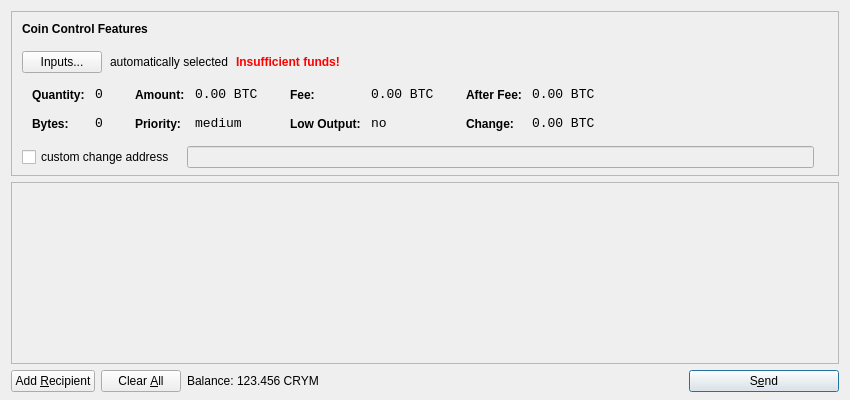
<?xml version="1.0" encoding="UTF-8"?>
<ui version="4.0">
 <class>SendCoinsDialog</class>
 <widget class="QDialog" name="SendCoinsDialog">
  <property name="geometry">
   <rect>
    <x>0</x>
    <y>0</y>
    <width>850</width>
    <height>400</height>
   </rect>
  </property>
  <property name="windowTitle">
   <string>Send Coins</string>
  </property>
  <layout class="QVBoxLayout" name="verticalLayout" stretch="0,1,0">
   <property name="bottomMargin">
    <number>8</number>
   </property>
   <item>
    <widget class="QFrame" name="frameCoinControl">
     <property name="sizePolicy">
      <sizepolicy hsizetype="Expanding" vsizetype="Expanding">
       <horstretch>0</horstretch>
       <verstretch>0</verstretch>
      </sizepolicy>
     </property>
     <property name="maximumSize">
      <size>
       <width>16777215</width>
       <height>16777215</height>
      </size>
     </property>
     <property name="frameShape">
      <enum>QFrame::StyledPanel</enum>
     </property>
     <property name="frameShadow">
      <enum>QFrame::Sunken</enum>
     </property>
     <layout class="QVBoxLayout" name="verticalLayoutCoinControl2">
      <property name="spacing">
       <number>-1</number>
      </property>
      <property name="leftMargin">
       <number>0</number>
      </property>
      <property name="topMargin">
       <number>0</number>
      </property>
      <property name="rightMargin">
       <number>0</number>
      </property>
      <property name="bottomMargin">
       <number>6</number>
      </property>
      <item>
       <layout class="QVBoxLayout" name="verticalLayoutCoinControl" stretch="0,0,0,0,1">
        <property name="spacing">
         <number>0</number>
        </property>
        <property name="leftMargin">
         <number>10</number>
        </property>
        <property name="topMargin">
         <number>10</number>
        </property>
        <item>
         <layout class="QHBoxLayout" name="horizontalLayoutCoinControl1">
          <property name="bottomMargin">
           <number>15</number>
          </property>
          <item>
           <widget class="QLabel" name="labelCoinControlFeatures">
            <property name="sizePolicy">
             <sizepolicy hsizetype="Preferred" vsizetype="Maximum">
              <horstretch>0</horstretch>
              <verstretch>0</verstretch>
             </sizepolicy>
            </property>
            <property name="font">
             <font>
              <weight>75</weight>
              <bold>true</bold>
             </font>
            </property>
            <property name="styleSheet">
             <string notr="true">font-weight:bold;</string>
            </property>
            <property name="text">
             <string>Coin Control Features</string>
            </property>
           </widget>
          </item>
         </layout>
        </item>
        <item>
         <layout class="QHBoxLayout" name="horizontalLayoutCoinControl2" stretch="0,0,0,0">
          <property name="spacing">
           <number>8</number>
          </property>
          <property name="bottomMargin">
           <number>10</number>
          </property>
          <item>
           <widget class="QPushButton" name="pushButtonCoinControl">
            <property name="styleSheet">
             <string notr="true"/>
            </property>
            <property name="text">
             <string>Inputs...</string>
            </property>
           </widget>
          </item>
          <item>
           <widget class="QLabel" name="labelCoinControlAutomaticallySelected">
            <property name="text">
             <string>automatically selected</string>
            </property>
            <property name="margin">
             <number>5</number>
            </property>
           </widget>
          </item>
          <item>
           <widget class="QLabel" name="labelCoinControlInsuffFunds">
            <property name="font">
             <font>
              <weight>75</weight>
              <bold>true</bold>
             </font>
            </property>
            <property name="styleSheet">
             <string notr="true">color:red;font-weight:bold;</string>
            </property>
            <property name="text">
             <string>Insufficient funds!</string>
            </property>
            <property name="margin">
             <number>5</number>
            </property>
           </widget>
          </item>
          <item>
           <spacer name="horizontalSpacerCoinControl">
            <property name="orientation">
             <enum>Qt::Horizontal</enum>
            </property>
            <property name="sizeHint" stdset="0">
             <size>
              <width>40</width>
              <height>1</height>
             </size>
            </property>
           </spacer>
          </item>
         </layout>
        </item>
        <item>
         <widget class="QWidget" name="widgetCoinControl" native="true">
          <property name="sizePolicy">
           <sizepolicy hsizetype="Preferred" vsizetype="Preferred">
            <horstretch>0</horstretch>
            <verstretch>0</verstretch>
           </sizepolicy>
          </property>
          <property name="minimumSize">
           <size>
            <width>0</width>
            <height>0</height>
           </size>
          </property>
          <property name="styleSheet">
           <string notr="true"/>
          </property>
          <layout class="QHBoxLayout" name="horizontalLayoutCoinControl5">
           <property name="margin">
            <number>0</number>
           </property>
           <item>
            <layout class="QHBoxLayout" name="horizontalLayoutCoinControl3" stretch="0,0,0,1">
             <property name="spacing">
              <number>20</number>
             </property>
             <property name="topMargin">
              <number>0</number>
             </property>
             <property name="bottomMargin">
              <number>10</number>
             </property>
             <item>
              <layout class="QFormLayout" name="formLayoutCoinControl1">
               <property name="horizontalSpacing">
                <number>10</number>
               </property>
               <property name="verticalSpacing">
                <number>14</number>
               </property>
               <property name="leftMargin">
                <number>10</number>
               </property>
               <property name="topMargin">
                <number>4</number>
               </property>
               <property name="rightMargin">
                <number>6</number>
               </property>
               <item row="0" column="0">
                <widget class="QLabel" name="labelCoinControlQuantityText">
                 <property name="styleSheet">
                  <string notr="true">font-weight:bold;</string>
                 </property>
                 <property name="text">
                  <string>Quantity:</string>
                 </property>
                 <property name="margin">
                  <number>0</number>
                 </property>
                </widget>
               </item>
               <item row="0" column="1">
                <widget class="QLabel" name="labelCoinControlQuantity">
                 <property name="font">
                  <font>
                   <family>Monospace</family>
                   <pointsize>10</pointsize>
                  </font>
                 </property>
                 <property name="cursor">
                  <cursorShape>IBeamCursor</cursorShape>
                 </property>
                 <property name="contextMenuPolicy">
                  <enum>Qt::ActionsContextMenu</enum>
                 </property>
                 <property name="text">
                  <string notr="true">0</string>
                 </property>
                 <property name="margin">
                  <number>0</number>
                 </property>
                 <property name="textInteractionFlags">
                  <set>Qt::LinksAccessibleByMouse|Qt::TextSelectableByKeyboard|Qt::TextSelectableByMouse</set>
                 </property>
                </widget>
               </item>
               <item row="1" column="0">
                <widget class="QLabel" name="labelCoinControlBytesText">
                 <property name="styleSheet">
                  <string notr="true">font-weight:bold;</string>
                 </property>
                 <property name="text">
                  <string>Bytes:</string>
                 </property>
                </widget>
               </item>
               <item row="1" column="1">
                <widget class="QLabel" name="labelCoinControlBytes">
                 <property name="font">
                  <font>
                   <family>Monospace</family>
                   <pointsize>10</pointsize>
                  </font>
                 </property>
                 <property name="cursor">
                  <cursorShape>IBeamCursor</cursorShape>
                 </property>
                 <property name="contextMenuPolicy">
                  <enum>Qt::ActionsContextMenu</enum>
                 </property>
                 <property name="text">
                  <string notr="true">0</string>
                 </property>
                 <property name="textInteractionFlags">
                  <set>Qt::LinksAccessibleByMouse|Qt::TextSelectableByKeyboard|Qt::TextSelectableByMouse</set>
                 </property>
                </widget>
               </item>
              </layout>
             </item>
             <item>
              <layout class="QFormLayout" name="formLayoutCoinControl2">
               <property name="horizontalSpacing">
                <number>10</number>
               </property>
               <property name="verticalSpacing">
                <number>14</number>
               </property>
               <property name="leftMargin">
                <number>6</number>
               </property>
               <property name="topMargin">
                <number>4</number>
               </property>
               <property name="rightMargin">
                <number>6</number>
               </property>
               <item row="0" column="0">
                <widget class="QLabel" name="labelCoinControlAmountText">
                 <property name="styleSheet">
                  <string notr="true">font-weight:bold;</string>
                 </property>
                 <property name="text">
                  <string>Amount:</string>
                 </property>
                 <property name="margin">
                  <number>0</number>
                 </property>
                </widget>
               </item>
               <item row="0" column="1">
                <widget class="QLabel" name="labelCoinControlAmount">
                 <property name="font">
                  <font>
                   <family>Monospace</family>
                   <pointsize>10</pointsize>
                  </font>
                 </property>
                 <property name="cursor">
                  <cursorShape>IBeamCursor</cursorShape>
                 </property>
                 <property name="contextMenuPolicy">
                  <enum>Qt::ActionsContextMenu</enum>
                 </property>
                 <property name="text">
                  <string notr="true">0.00 BTC</string>
                 </property>
                 <property name="textInteractionFlags">
                  <set>Qt::LinksAccessibleByMouse|Qt::TextSelectableByKeyboard|Qt::TextSelectableByMouse</set>
                 </property>
                </widget>
               </item>
               <item row="1" column="0">
                <widget class="QLabel" name="labelCoinControlPriorityText">
                 <property name="styleSheet">
                  <string notr="true">font-weight:bold;</string>
                 </property>
                 <property name="text">
                  <string>Priority:</string>
                 </property>
                </widget>
               </item>
               <item row="1" column="1">
                <widget class="QLabel" name="labelCoinControlPriority">
                 <property name="font">
                  <font>
                   <family>Monospace</family>
                   <pointsize>10</pointsize>
                  </font>
                 </property>
                 <property name="cursor">
                  <cursorShape>IBeamCursor</cursorShape>
                 </property>
                 <property name="contextMenuPolicy">
                  <enum>Qt::ActionsContextMenu</enum>
                 </property>
                 <property name="text">
                  <string>medium</string>
                 </property>
                 <property name="textInteractionFlags">
                  <set>Qt::LinksAccessibleByMouse|Qt::TextSelectableByKeyboard|Qt::TextSelectableByMouse</set>
                 </property>
                </widget>
               </item>
              </layout>
             </item>
             <item>
              <layout class="QFormLayout" name="formLayoutCoinControl3">
               <property name="horizontalSpacing">
                <number>10</number>
               </property>
               <property name="verticalSpacing">
                <number>14</number>
               </property>
               <property name="leftMargin">
                <number>6</number>
               </property>
               <property name="topMargin">
                <number>4</number>
               </property>
               <property name="rightMargin">
                <number>6</number>
               </property>
               <item row="0" column="0">
                <widget class="QLabel" name="labelCoinControlFeeText">
                 <property name="styleSheet">
                  <string notr="true">font-weight:bold;</string>
                 </property>
                 <property name="text">
                  <string>Fee:</string>
                 </property>
                 <property name="margin">
                  <number>0</number>
                 </property>
                </widget>
               </item>
               <item row="0" column="1">
                <widget class="QLabel" name="labelCoinControlFee">
                 <property name="font">
                  <font>
                   <family>Monospace</family>
                   <pointsize>10</pointsize>
                  </font>
                 </property>
                 <property name="cursor">
                  <cursorShape>IBeamCursor</cursorShape>
                 </property>
                 <property name="contextMenuPolicy">
                  <enum>Qt::ActionsContextMenu</enum>
                 </property>
                 <property name="text">
                  <string notr="true">0.00 BTC</string>
                 </property>
                 <property name="textInteractionFlags">
                  <set>Qt::LinksAccessibleByMouse|Qt::TextSelectableByKeyboard|Qt::TextSelectableByMouse</set>
                 </property>
                </widget>
               </item>
               <item row="1" column="0">
                <widget class="QLabel" name="labelCoinControlLowOutputText">
                 <property name="styleSheet">
                  <string notr="true">font-weight:bold;</string>
                 </property>
                 <property name="text">
                  <string>Low Output:</string>
                 </property>
                </widget>
               </item>
               <item row="1" column="1">
                <widget class="QLabel" name="labelCoinControlLowOutput">
                 <property name="font">
                  <font>
                   <family>Monospace</family>
                   <pointsize>10</pointsize>
                  </font>
                 </property>
                 <property name="cursor">
                  <cursorShape>IBeamCursor</cursorShape>
                 </property>
                 <property name="contextMenuPolicy">
                  <enum>Qt::ActionsContextMenu</enum>
                 </property>
                 <property name="text">
                  <string>no</string>
                 </property>
                 <property name="textInteractionFlags">
                  <set>Qt::LinksAccessibleByMouse|Qt::TextSelectableByKeyboard|Qt::TextSelectableByMouse</set>
                 </property>
                </widget>
               </item>
              </layout>
             </item>
             <item>
              <layout class="QFormLayout" name="formLayoutCoinControl4">
               <property name="horizontalSpacing">
                <number>10</number>
               </property>
               <property name="verticalSpacing">
                <number>14</number>
               </property>
               <property name="leftMargin">
                <number>6</number>
               </property>
               <property name="topMargin">
                <number>4</number>
               </property>
               <property name="rightMargin">
                <number>6</number>
               </property>
               <item row="0" column="0">
                <widget class="QLabel" name="labelCoinControlAfterFeeText">
                 <property name="styleSheet">
                  <string notr="true">font-weight:bold;</string>
                 </property>
                 <property name="text">
                  <string>After Fee:</string>
                 </property>
                 <property name="margin">
                  <number>0</number>
                 </property>
                </widget>
               </item>
               <item row="0" column="1">
                <widget class="QLabel" name="labelCoinControlAfterFee">
                 <property name="font">
                  <font>
                   <family>Monospace</family>
                   <pointsize>10</pointsize>
                  </font>
                 </property>
                 <property name="cursor">
                  <cursorShape>IBeamCursor</cursorShape>
                 </property>
                 <property name="contextMenuPolicy">
                  <enum>Qt::ActionsContextMenu</enum>
                 </property>
                 <property name="text">
                  <string notr="true">0.00 BTC</string>
                 </property>
                 <property name="textInteractionFlags">
                  <set>Qt::LinksAccessibleByMouse|Qt::TextSelectableByKeyboard|Qt::TextSelectableByMouse</set>
                 </property>
                </widget>
               </item>
               <item row="1" column="0">
                <widget class="QLabel" name="labelCoinControlChangeText">
                 <property name="styleSheet">
                  <string notr="true">font-weight:bold;</string>
                 </property>
                 <property name="text">
                  <string>Change:</string>
                 </property>
                </widget>
               </item>
               <item row="1" column="1">
                <widget class="QLabel" name="labelCoinControlChange">
                 <property name="font">
                  <font>
                   <family>Monospace</family>
                   <pointsize>10</pointsize>
                  </font>
                 </property>
                 <property name="cursor">
                  <cursorShape>IBeamCursor</cursorShape>
                 </property>
                 <property name="contextMenuPolicy">
                  <enum>Qt::ActionsContextMenu</enum>
                 </property>
                 <property name="text">
                  <string notr="true">0.00 BTC</string>
                 </property>
                 <property name="textInteractionFlags">
                  <set>Qt::LinksAccessibleByMouse|Qt::TextSelectableByKeyboard|Qt::TextSelectableByMouse</set>
                 </property>
                </widget>
               </item>
              </layout>
             </item>
            </layout>
           </item>
          </layout>
         </widget>
        </item>
        <item>
         <layout class="QHBoxLayout" name="horizontalLayoutCoinControl4" stretch="0,0,0">
          <property name="spacing">
           <number>12</number>
          </property>
          <property name="sizeConstraint">
           <enum>QLayout::SetDefaultConstraint</enum>
          </property>
          <property name="topMargin">
           <number>5</number>
          </property>
          <property name="rightMargin">
           <number>5</number>
          </property>
          <item>
           <widget class="QCheckBox" name="checkBoxCoinControlChange">
            <property name="text">
             <string>custom change address</string>
            </property>
           </widget>
          </item>
          <item>
           <widget class="QLineEdit" name="lineEditCoinControlChange">
            <property name="enabled">
             <bool>false</bool>
            </property>
            <property name="sizePolicy">
             <sizepolicy hsizetype="Expanding" vsizetype="Fixed">
              <horstretch>0</horstretch>
              <verstretch>0</verstretch>
             </sizepolicy>
            </property>
           </widget>
          </item>
          <item>
           <widget class="QLabel" name="labelCoinControlChangeLabel">
            <property name="sizePolicy">
             <sizepolicy hsizetype="Preferred" vsizetype="Expanding">
              <horstretch>0</horstretch>
              <verstretch>0</verstretch>
             </sizepolicy>
            </property>
            <property name="minimumSize">
             <size>
              <width>0</width>
              <height>0</height>
             </size>
            </property>
            <property name="text">
             <string/>
            </property>
            <property name="margin">
             <number>3</number>
            </property>
           </widget>
          </item>
         </layout>
        </item>
        <item>
         <spacer name="verticalSpacerCoinControl">
          <property name="orientation">
           <enum>Qt::Vertical</enum>
          </property>
          <property name="sizeHint" stdset="0">
           <size>
            <width>800</width>
            <height>1</height>
           </size>
          </property>
         </spacer>
        </item>
       </layout>
      </item>
     </layout>
    </widget>
   </item>
   <item>
    <widget class="QScrollArea" name="scrollArea">
     <property name="widgetResizable">
      <bool>true</bool>
     </property>
     <widget class="QWidget" name="scrollAreaWidgetContents">
      <property name="geometry">
       <rect>
        <x>0</x>
        <y>0</y>
        <width>830</width>
        <height>165</height>
       </rect>
      </property>
      <layout class="QVBoxLayout" name="verticalLayout_2">
       <property name="margin">
        <number>0</number>
       </property>
       <item>
        <layout class="QVBoxLayout" name="entries">
         <property name="spacing">
          <number>6</number>
         </property>
        </layout>
       </item>
       <item>
        <spacer name="verticalSpacer">
         <property name="orientation">
          <enum>Qt::Vertical</enum>
         </property>
         <property name="sizeHint" stdset="0">
          <size>
           <width>20</width>
           <height>40</height>
          </size>
         </property>
        </spacer>
       </item>
      </layout>
     </widget>
    </widget>
   </item>
   <item>
    <layout class="QHBoxLayout" name="horizontalLayout">
     <item>
      <widget class="QPushButton" name="addButton">
       <property name="toolTip">
        <string>Send to multiple recipients at once</string>
       </property>
       <property name="text">
        <string>Add &amp;Recipient</string>
       </property>
       <property name="icon">
        <iconset resource="../bitcoin.qrc">
         <normaloff>:/icons/add</normaloff>:/icons/add</iconset>
       </property>
       <property name="autoDefault">
        <bool>false</bool>
       </property>
      </widget>
     </item>
     <item>
      <widget class="QPushButton" name="clearButton">
       <property name="sizePolicy">
        <sizepolicy hsizetype="Minimum" vsizetype="Fixed">
         <horstretch>0</horstretch>
         <verstretch>0</verstretch>
        </sizepolicy>
       </property>
       <property name="toolTip">
        <string>Remove all transaction fields</string>
       </property>
       <property name="text">
        <string>Clear &amp;All</string>
       </property>
       <property name="icon">
        <iconset resource="../bitcoin.qrc">
         <normaloff>:/icons/remove</normaloff>:/icons/remove</iconset>
       </property>
       <property name="autoRepeatDelay">
        <number>300</number>
       </property>
       <property name="autoDefault">
        <bool>false</bool>
       </property>
      </widget>
     </item>
     <item>
      <layout class="QHBoxLayout" name="horizontalLayout_2">
       <property name="spacing">
        <number>3</number>
       </property>
       <item>
        <widget class="QLabel" name="label">
         <property name="text">
          <string>Balance:</string>
         </property>
        </widget>
       </item>
       <item>
        <widget class="QLabel" name="labelBalance">
         <property name="cursor">
          <cursorShape>IBeamCursor</cursorShape>
         </property>
         <property name="text">
          <string>123.456 CRYM</string>
         </property>
         <property name="textInteractionFlags">
          <set>Qt::LinksAccessibleByMouse|Qt::TextSelectableByKeyboard|Qt::TextSelectableByMouse</set>
         </property>
        </widget>
       </item>
      </layout>
     </item>
     <item>
      <spacer name="horizontalSpacer">
       <property name="orientation">
        <enum>Qt::Horizontal</enum>
       </property>
       <property name="sizeHint" stdset="0">
        <size>
         <width>40</width>
         <height>20</height>
        </size>
       </property>
      </spacer>
     </item>
     <item>
      <widget class="QPushButton" name="sendButton">
       <property name="minimumSize">
        <size>
         <width>150</width>
         <height>0</height>
        </size>
       </property>
       <property name="toolTip">
        <string>Confirm the send action</string>
       </property>
       <property name="text">
        <string>S&amp;end</string>
       </property>
       <property name="icon">
        <iconset resource="../bitcoin.qrc">
         <normaloff>:/icons/send</normaloff>:/icons/send</iconset>
       </property>
       <property name="default">
        <bool>true</bool>
       </property>
      </widget>
     </item>
    </layout>
   </item>
  </layout>
 </widget>
 <resources>
  <include location="../bitcoin.qrc"/>
 </resources>
 <connections/>
</ui>
